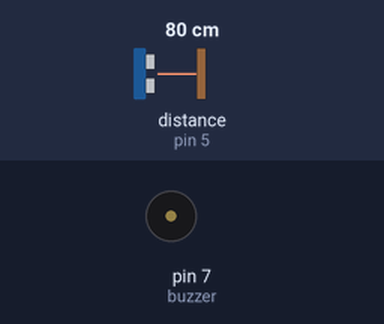
Bench run of a sketch on a simulated Arduino Uno, built with avr-gcc and run on an emulated ATmega328P. Shown: buzzer (waves = sounding). The inputs (shaded band) are chosen by the test bench; at power-on: distance to the obstacle (sensor on pin 5) 80 cm. The echo pulse lasts 58.3 µs per cm.

Above: at 1.2 s.
1.3 s: distance to the obstacle (sensor on pin 5) set to 2 cm
At 1.63 s:
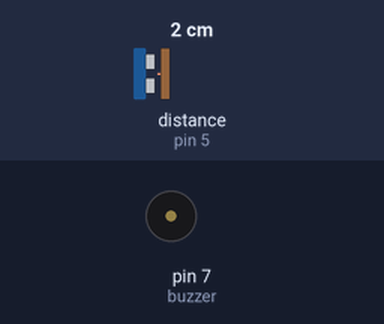
4.3 s: distance to the obstacle (sensor on pin 5) set to 35 cm
At 4.53 s:
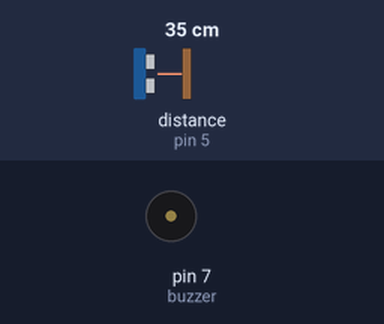
Timing chart, 0 to 13.3 s (numbered marks = the images above; inputs shaded):
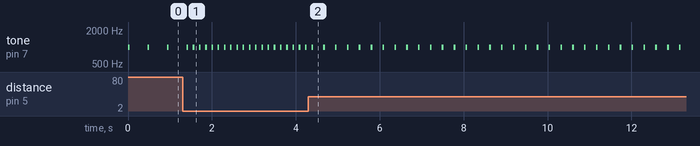

The sketch:

ParkingSensor.ino
```cpp
/*********TACHLOG powered********
*********www.troncart.com*******
**electronics components online**
***********Parking Sensor**************
***********13-07-2019**************
*/


#include <Ultrasonic.h>
Ultrasonic ultrasonic(6,5); // pin 6 trig , pin 5 echo
const int buzzer = 7;


  void setup()
    {
      pinMode(buzzer,OUTPUT); // pin buzzer
    }
    void loop()
    {
      int dist = ultrasonic.Ranging(CM);
      if (dist < 100)
      {
        tone(buzzer,1000);
        delay(40);
        noTone(buzzer);
        delay(dist*4);
      }
    delay(100);
    }
```

Measured:
- after the input at 1.3 s, tone on pin 7 (buzzer): alternates 1000 Hz for 0.04 s and silent for 0.11 s, starting after 0.25 s
- after the input at 4.3 s, tone on pin 7 (buzzer): alternates 1000 Hz for 0.04 s and silent for 0.24 s, starting after 0.36 s
- by itself, tone on pin 7 (buzzer): alternates 1000 Hz for 0.04 s and silent for 0.43 s
